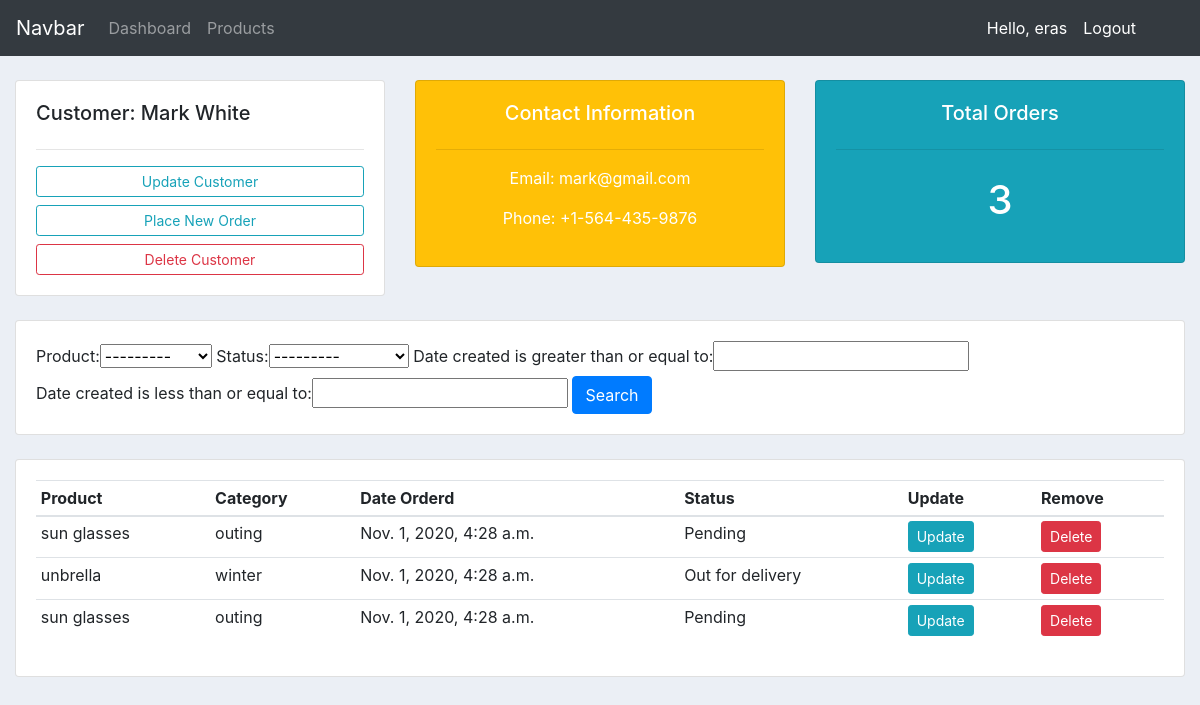
The app's page /view_customer/2/ (signed in) with its own data.
### crmapp/models.py (models this page shows, shortened)
class Customer(models.Model):
    user    = models.OneToOneField(User, null=True, on_delete=models.CASCADE)
    name    = models.CharField(max_length=200, null=True)
    phone   = models.CharField(max_length=200, null=True)
    email   = models.EmailField(max_length=200, null=True)
    profile_pic = models.ImageField(default= "user-icon.jpg", null=True, blank=True)
    date_created    = models.DateTimeField(auto_now_add=True)

class Order(models.Model):
    options = (
        ('Pending', 'Pending'),
        ('Out for delivery', 'Out for delivery'),
        ('Delivered', 'Delivered'),
    )
    customer = models.ForeignKey(Customer, on_delete=models.CASCADE)
    product = models.ForeignKey(Product, on_delete=models.CASCADE)
    date_created = models.DateTimeField(auto_now_add=True)
    status = models.CharField(choices=options, null=True, max_length=200)
    class Meta:
        ordering = ['-date_created']

class Product(models.Model):
    name    = models.CharField(max_length=200)
    price   = models.FloatField()
    category = models.ForeignKey(Category, on_delete=models.PROTECT)
    description = models.TextField(blank=True, null=True)
    date_created = models.DateTimeField(auto_now_add=True)
    def __str__(self):
        return self.name

class Category(models.Model):
    name = models.CharField(max_length=200)
    def __str__(self):
        return self.name

### crmapp/decorators.py (the view)
        def wrapper_func(request, *args, **kwargs):
            group = None
            if request.user.groups.exists():
                group = request.user.groups.all()[0].name
            if group in allowed_roles:
                return view_func(request, *args, **kwargs)
            else:
                return HttpResponse('This page does not exist')

### crmapp/views.py (called while the page is built)
@login_required(login_url='login')
@allowed_users(allowed_roles=['admin'])
def customerDetailView(request, pk):
    customer = Customer.objects.get(id=pk)
    orders = customer.order_set.all()
    filters = OrderFilter(request.GET, queryset=orders)
    context = {
        'customer': customer,
        'orders': orders,
        'filters': filters
    }
    return render(request, 'crmapp/customer.html', context)

### crmapp/templates/crmapp/customer.html
{%  extends 'crmapp/main.html' %}
{% block content %}
	<br>
<div class="row">
	<div class="col-md">
		<div class="card card-body">
			<h5>Customer: {{customer.name}}</h5>
			<hr>
			<a class="btn btn-outline-info  btn-sm btn-block" href="{% url 'update_customer' customer.pk %}">Update Customer</a>
			<a class="btn btn-outline-info btn-sm btn-block" href="{% url 'create_order' customer.pk%}">Place New Order</a>
			<a class="btn btn-outline-danger  btn-sm btn-block" href="{% url 'delete_customer' customer.pk %}">Delete Customer</a>
		</div>
	</div>
	<div class="col-md">
		<div class="card card-body bg-warning text-center text-white">
			<h5>Contact Information</h5>
			<hr>
			<p>Email: {{customer.email}} </p>
			<p>Phone: {{customer.phone}}</p>
		</div>
	</div>
	<div class="col-md">
		<div class="card card-body bg-info">
			<h5 class="text-center text-white">Total Orders</h5>
			<hr>
			{% if orders %}
				{% with orders.count as total_orders %}
				<h1 style="text-align: center;padding: 10px" class="text-white">{{total_orders}}</h1>
				{% endwith %}
			{% else %}
			<h1 style="text-align: center;padding: 10px" class="text-white">N/A</h1>
			{% endif %}
		</div>
	</div>
</div>
<br>
<div class="row">
	<div class="col">
		<div class="card card-body">
			<form method="get">
				{{filters.form}}
		    <button class="btn btn-primary" type="submit">Search</button>
		  </form>
		</div>
	</div>
</div>
<br>
<div class="row">
	<div class="col-md">
		<div class="card card-body">
			<table class="table table-sm">
				<thead>
					<tr>
						<th>Product</th>
						<th>Category</th>
						<th>Date Orderd</th>
						<th>Status</th>
						<th>Update</th>
						<th>Remove</th>
					</tr>
				</thead>
				<tbody>
					{% for order in orders %}
					<tr>
					<td>{{order.product.name}}</td>
					<td>{{order.product.category}}</td>
					<td>{{order.product.date_created}}</td>
					<td>{{order.status}}</td>
					<td><a href="{% url 'update_order' order.id %}"><button class="btn btn-sm btn-info" type="submit">Update</button></a></td>
					<td><a href="{% url 'deleteorder_customer' order.id %}"><button class="btn btn-sm btn-danger" type="submit">Delete</button></a></td>
					</tr>
					{% endfor %}
				</tbody>
			</table>
		</div>
	</div>
</div>
{% endblock %}

### crmapp/templates/crmapp/navbar.html (shortened to what this page needs)
<nav class="navbar navbar-expand-lg navbar-dark bg-dark">
  <a class="navbar-brand" href="{% url 'home' %}">Navbar</a>
  <div class="collapse navbar-collapse" id="navbarNav">
    <ul class="navbar-nav">
      {% if request.user.is_staff %}
      <li class="nav-item">
        <a class="nav-link" href="#">Dashboard</a>
      </li>
      <li class="nav-item">
        <a class="nav-link" href="#">Products</a>
      </li>
      {% else %}
      <li class="nav-item">
        <a class="nav-link" href="{% url 'accounts_settings' %}">Settings</a>
      </li>
      {% endif %}
    </ul>
  </div>
  <span class="mr-3 text-white">Hello, {{request.user}}</span>
  <span class="mr-5"><a class="text-white" href="{% url 'logout' %}">Logout</a></span>
</nav>

### static/css/style.css (style rules this page uses)
body { background-color: #ebeff5; }

### records on screen
Customer: name "Mark White", email "mark@gmail.com", phone "+1-564-435-9876"
Order: product.name "sun glasses", product.category "outing", product.date_created "Nov. 1, 2020, 4:28 a.m.", status "Pending"
Order: product.name "unbrella", product.category "winter", product.date_created "Nov. 1, 2020, 4:28 a.m.", status "Out for delivery"
Order: product.name "sun glasses", product.category "outing", product.date_created "Nov. 1, 2020, 4:28 a.m.", status "Pending"

### other values on screen
{{ request.user }} "eras"
{{ total_orders }} "3"
